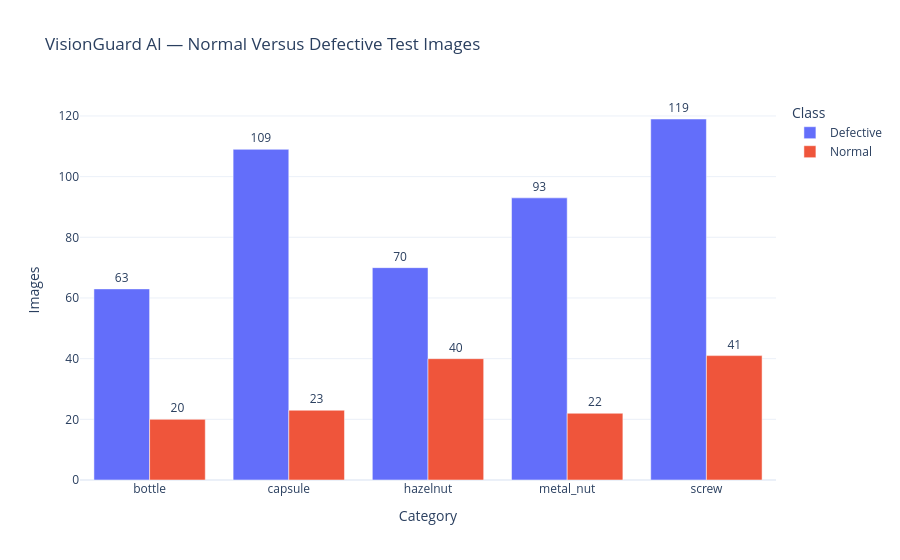

This figure's notebook cell:
### Markdown cell above
## Plot normal versus defective balance

### Code cell
fig = px.bar(
    test_balance_df,
    x="Category",
    y="Images",
    color="Class",
    barmode="group",
    text="Images",
    title="VisionGuard AI — Normal Versus Defective Test Images",
    template="plotly_white",
)

fig.update_traces(
    textposition="outside",
)

save_plotly_figure(
    fig,
    "VisionGuard AI — Normal Versus Defective Test Images",
)

fig.show()

### Figure 1 — Plotly figure (JSON) as saved in the notebook; plotly's stock layout.template omitted (floating-point values rounded to 4 significant figures)
{"data": [{"alignmentgroup": "True", "hovertemplate": "Class=Defective<br>Category=%{x}<br>Images=%{text}<extra></extra>", "legendgroup": "Defective", "marker": {"color": "#636efa", "pattern": {"shape": ""}}, "name": "Defective", "offsetgroup": "Defective", "orientation": "v", "showlegend": true, "text": [63.0, 109.0, 70.0, 93.0, 119.0], "textposition": "outside", "type": "bar", "x": ["bottle", "capsule", "hazelnut", "metal_nut", "screw"], "xaxis": "x", "y": [63, 109, 70, 93, 119], "yaxis": "y"}, {"alignmentgroup": "True", "hovertemplate": "Class=Normal<br>Category=%{x}<br>Images=%{text}<extra></extra>", "legendgroup": "Normal", "marker": {"color": "#EF553B", "pattern": {"shape": ""}}, "name": "Normal", "offsetgroup": "Normal", "orientation": "v", "showlegend": true, "text": [20.0, 23.0, 40.0, 22.0, 41.0], "textposition": "outside", "type": "bar", "x": ["bottle", "capsule", "hazelnut", "metal_nut", "screw"], "xaxis": "x", "y": [20, 23, 40, 22, 41], "yaxis": "y"}], "layout": {"barmode": "group", "legend": {"title": {"text": "Class"}, "tracegroupgap": 0}, "title": {"text": "VisionGuard AI — Normal Versus Defective Test Images"}, "xaxis": {"anchor": "y", "domain": [0, 1], "title": {"text": "Category"}}, "yaxis": {"anchor": "x", "domain": [0, 1], "title": {"text": "Images"}}}}
